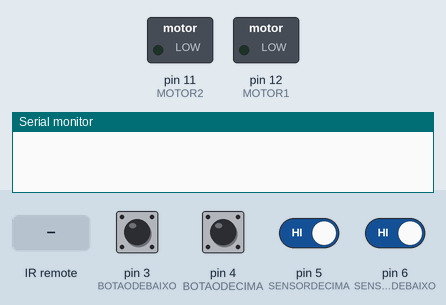
Simulated run of this sketch. Board: Arduino Uno, built with avr-gcc and run on an emulated ATmega328P. Shown: switched loads named in the sketch (green lamp = pin HIGH), the last lines printed to the serial monitor. Inputs (shaded band) come from the test bench; at power-on: pin 3 (BOTAODEBAIXO), pin 4 (BOTAODECIMA), pin 5 (SENSORDECIMA), pin 6 (SENSORDEBAIXO) HIGH.

Above: at 1.2 s.
1.3 s: infrared code 0x511DBB received
At 2.0 s:
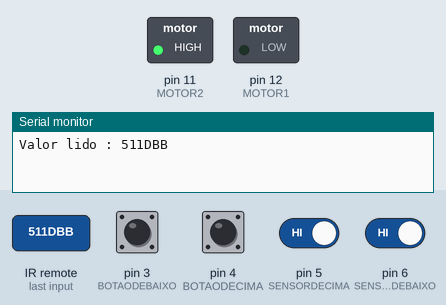
2.8 s: infrared code 0xA3C8EDDB received
At 3.1 s:
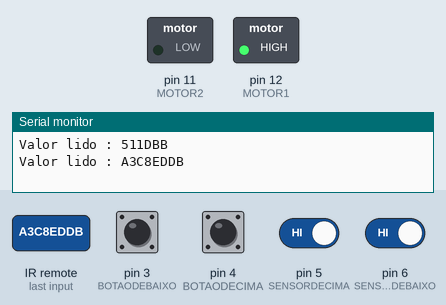
4.3 s: pin 3 (BOTAODEBAIXO) pulled LOW for 0.15 s
At 5.4 s:
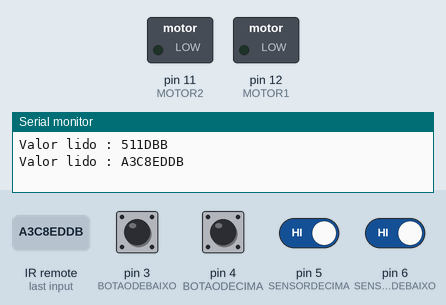
5.9 s: pin 3 (BOTAODEBAIXO) pulled LOW for 1 s
At 6.6 s:
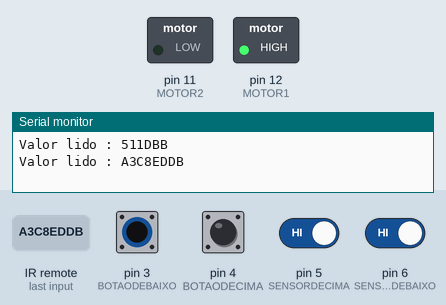
9.9 s: pin 5 (SENSORDECIMA) driven LOW and pin 6 (SENSORDEBAIXO) driven LOW
At 10.7 s:
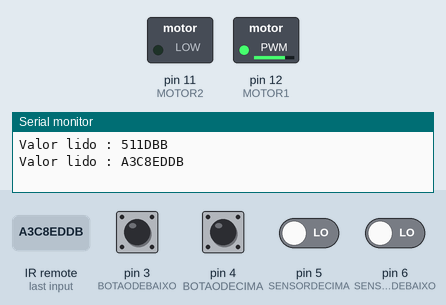
Timing chart, 0 to 12.4 s (numbered marks = the images above; inputs shaded):
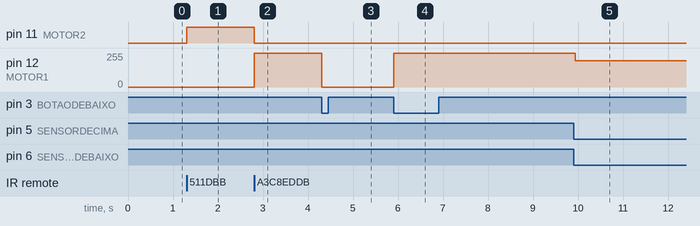

The sketch:

cortina.ino
```cpp
#include <SoftwareSerial.h>
SoftwareSerial DT06(9, 8);
char serialdt06;

#include <IRremote.h>

//PINAGEM DO MOTOR
#define MOTOR1 12
#define MOTOR2 11


#define SENSORDECIMA 5
#define SENSORDEBAIXO 6


#define BOTAODEBAIXO 3
#define BOTAODECIMA 4

int estadobotaocima;
int ultimoestadobotaocima;


int estadobotaobaixo;
int ultimoestadobotaobaixo;

int temposubida;
int tempodescida;
int tempodadescida = 90;
int tempodasubida = 147;
int posicaodacortina;

int RECV_PIN = 10; //Ligado ao pino do receptor IR (pino S)
float armazenavalorcomando;


IRrecv irrecv(RECV_PIN);
decode_results results;

void setup() {

  pinMode(MOTOR1, OUTPUT);
  pinMode(MOTOR2, OUTPUT);

  pinMode(SENSORDECIMA, INPUT); //SE 1 MANDAR PARAR
  pinMode(SENSORDEBAIXO, INPUT); //SE 0 MANDAR PARAR
  digitalWrite(SENSORDEBAIXO, HIGH);
  digitalWrite(SENSORDECIMA, HIGH);

  pinMode(BOTAODEBAIXO, INPUT_PULLUP); //DEFINE O PINO COMO ENTRADA
  pinMode(BOTAODECIMA, INPUT_PULLUP); //DEFINE O PINO COMO ENTRADA


  Serial.begin(9600); //Inicializa a serial

  DT06.begin(9600);
  DT06.println("Teste wifi");

  irrecv.enableIRIn(); // Inicializa o receptor IR
}

void loop() {
  if (DT06.available())
  {
    serialdt06=(DT06.read());
    if (serialdt06=='1')
    {

      subirCortina();
      DT06.println("Subindo cortina");
    }
    if (serialdt06=='2')
    {
      descerCortina();
      DT06.println("Descendo cortina");
    }
    if (serialdt06=='3')
    {
      pararCortina();
      DT06.println("Parar cortina");
    }
  }

if(digitalRead(SENSORDEBAIXO) == 0) {
    if(statusMotor() != 2 && armazenavalorcomando != 0x511DBB && digitalRead(BOTAODECIMA) != 0 && serialdt06 == '2') {
      pararCortina();
    }
    if(armazenavalorcomando == 0x511DBB) {
      subirCortina();
    }

}

if(digitalRead(SENSORDECIMA) == 0) {
    if(statusMotor() != 2 && armazenavalorcomando != 0xA3C8EDDB && digitalRead(BOTAODEBAIXO) != 0 && serialdt06 == '1') {
      pararCortina();
    }
    if(armazenavalorcomando == 0xA3C8EDDB) {
      descerCortina();
    }
}

if (irrecv.decode(&results))  {
    Serial.print("Valor lido : ");
    Serial.println(results.value, HEX);
    if(results.value != 0xFFFFFFFF) {
    armazenavalorcomando = (results.value);
    }
    if(results.value == 0xA3C8EDDB) {
      serialdt06 = '2';
      descerCortina();
    }
    if(results.value == 0x511DBB) {
      serialdt06 = '1';
      subirCortina();
    }
    if(results.value == 0xD7E84B1B) {
      if(statusMotor() != 2) {
       serialdt06 = '3';
      pararCortina();
      }
    }
    irrecv.resume();
}


 estadobotaocima = digitalRead(BOTAODECIMA);
 if(estadobotaocima != ultimoestadobotaocima) {
   if(digitalRead(BOTAODECIMA) == 0 && digitalRead(SENSORDECIMA) != 0) {
    if(statusMotor() == 2) {
      serialdt06 = '1';
      subirCortina();
      }
    else {
      pararCortina();
    }
    }
  ultimoestadobotaocima = estadobotaocima;
}

estadobotaobaixo = digitalRead(BOTAODEBAIXO);
 if(estadobotaobaixo != ultimoestadobotaobaixo) {
   if(digitalRead(BOTAODEBAIXO) == 0 && digitalRead(SENSORDEBAIXO) != 0) {
    if(statusMotor() == 2) {
      serialdt06 = '2';
      descerCortina();
     }
    else {
      pararCortina();
    }
   }
  ultimoestadobotaobaixo = estadobotaobaixo;
  }
  posicaodaCortina();
}


void posicaodaCortina() {
  if(digitalRead(MOTOR1) == 1 && digitalRead(MOTOR2) == 0) {
    tempodescida++;
    temposubida = 0;
  }
  if(digitalRead(MOTOR1) == 0 && digitalRead(MOTOR2) == 1) {
    temposubida++;
    tempodescida = 0;
  }
  if(digitalRead(SENSORDECIMA) == 0) {
    posicaodacortina = 0;
    tempodescida = 0;
  }
  if(digitalRead(SENSORDEBAIXO) == 0) {
    posicaodacortina = 100;
    temposubida = 0;
  }
  if(temposubida != 0 && tempodescida == 0 && digitalRead(SENSORDECIMA) != 0) {

   posicaodacortina = (100-(100*temposubida)/tempodasubida);

  }
  if(tempodescida != 0 && temposubida == 0 && digitalRead(SENSORDEBAIXO) != 0) {

   posicaodacortina = (100*tempodescida)/tempodadescida;

  }
}


void descerCortina() {
  digitalWrite(MOTOR1, 1);
  digitalWrite(MOTOR2, 0);
}
void subirCortina() {
  digitalWrite(MOTOR1, 0);
  digitalWrite(MOTOR2, 1);
  }

void pararCortina() {
  digitalWrite(MOTOR1, 0);
  digitalWrite(MOTOR2, 0);
}


int statusMotor() {
  if(digitalRead(MOTOR1) == 0 && digitalRead(MOTOR2) == 1) {
    //CORTINA SUBINDO//ABRINDO
    return 1;
}
else if (digitalRead(MOTOR1) == 1 && digitalRead(MOTOR2) == 0) {
  //CORTINA DESCENDO/FECHANDO
  return 0;
}
else if (digitalRead(MOTOR1) == 0 && digitalRead(MOTOR2) == 0) {
  //CORTINA PARADA
  return 2;
}
}
```

Measured:
- after the input at 1.3 s, pin 11 (MOTOR2): LOW → HIGH at once
- after the input at 2.8 s, pin 11 (MOTOR2): HIGH → LOW at once; pin 12 (MOTOR1): 0/255 → 255/255 at once
- after the input at 4.3 s, pin 12 (MOTOR1): 255/255 → 0/255 at once
- after the input at 5.9 s, pin 12 (MOTOR1): 0/255 → 255/255 at once
- after the input at 9.9 s, pin 12 (MOTOR1): 255/255 → 197/255 at once
